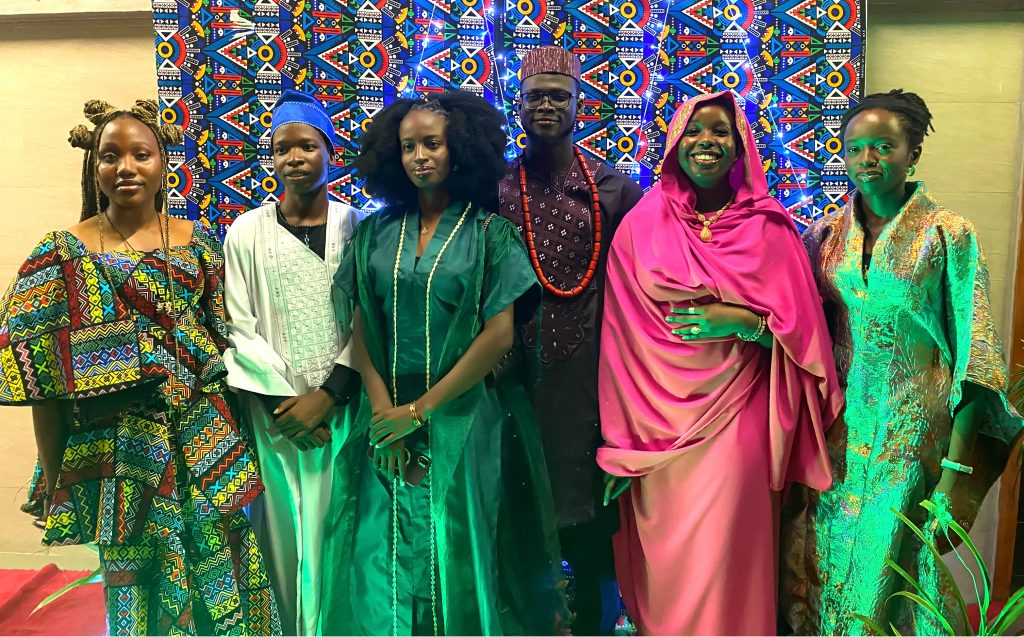
#> input picture Week5/img/cultural.jpg, 1024 x 637 px
$ jupyter execute --allow-errors Haar_Cascades2.ipynb
#> lines starting #> are read from the running program, lines starting #| are printed output that depends on the picture
[cell 1]
import cv2
from matplotlib import pyplot as plt

img = cv2.imread("img/cultural.jpg")
#> img is the input picture: shape (637, 1024, 3); mean B, G, R 90.5, 108.5, 103.2

#OpenCV opens images as BRG
#but we need in RGB
#a grayscale version is also necessary

img_gray = cv2.cvtColor(img, cv2.COLOR_BGR2GRAY)
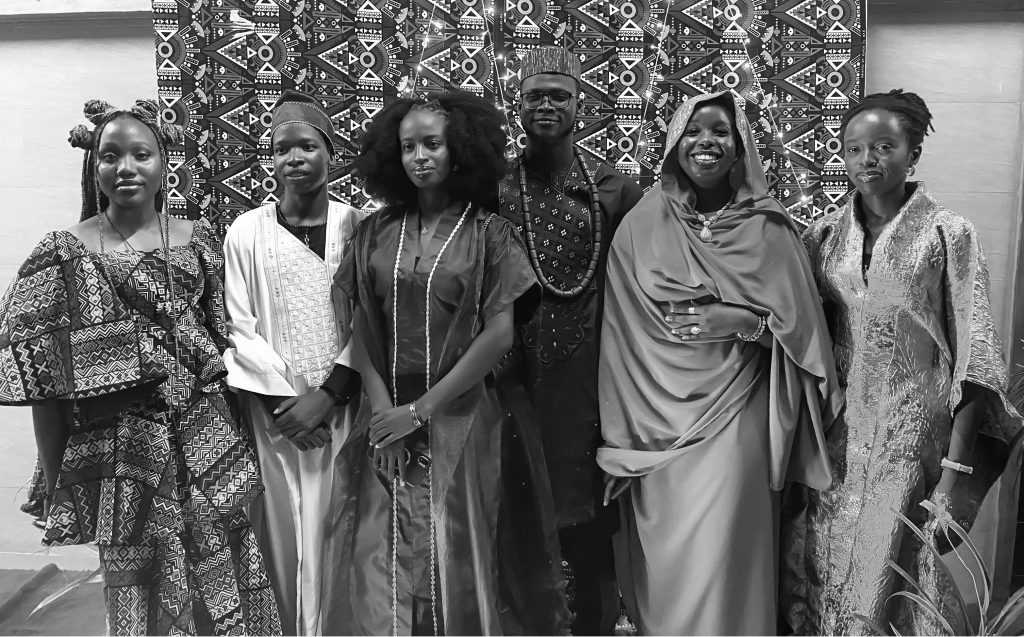
#> img_gray: shape (637, 1024); min 1, max 255, mean 104.8
#> (the rest of this cell did not finish here and is left out)


$ run again, with Week5/img/event.jpeg copied over Week5/img/cultural.jpg
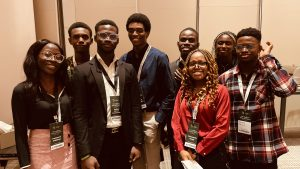
#> input picture Week5/img/event.jpeg, 300 x 169 px
#> img is the input picture: shape (169, 300, 3); mean B, G, R 70, 88.5, 125.4
#> `img_gray = cv2.cvtColor(img, cv2.COLOR_BGR2GRAY)`:
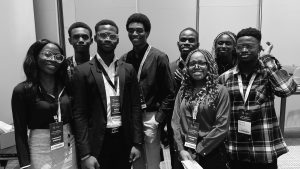
#> img_gray: shape (169, 300); min 1, max 253, mean 97.4
